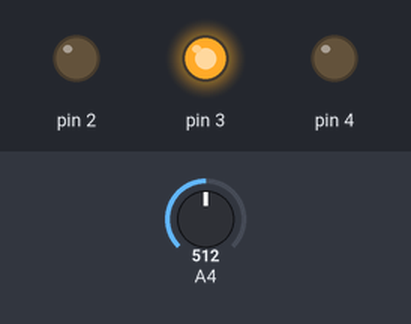
Bench run of a sketch on a simulated Arduino Uno, built with avr-gcc and run on an emulated ATmega328P. On the bench: output pins drawn as LEDs (lit = HIGH). The test bench sets the inputs (shaded band); at power-on: A4 = 512. What the sketch prints to the serial monitor is not drawn.

Above: at 0.1 s.
Timing chart, 0 to 1.6 s (numbered marks = the images above):
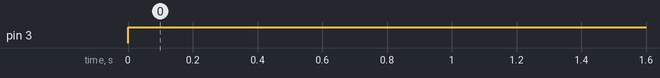

Measured:
- by itself, pin 3: LOW → HIGH at 0.00 s

The sketch:

e2class_color_detect1.ino
```cpp
int analogVal;

void setup() {
  // put your setup code here, to run once:
pinMode(2,OUTPUT);
pinMode(3,OUTPUT);
pinMode(4,OUTPUT);
Serial.begin(9600);
}

void loop() {
  // put your main code here, to run repeatedly:
digitalWrite(2,LOW);
digitalWrite(3,HIGH);
digitalWrite(4,LOW);

analogVal = analogRead(A4);
Serial.println(analogVal);
delay(100);
}
```
